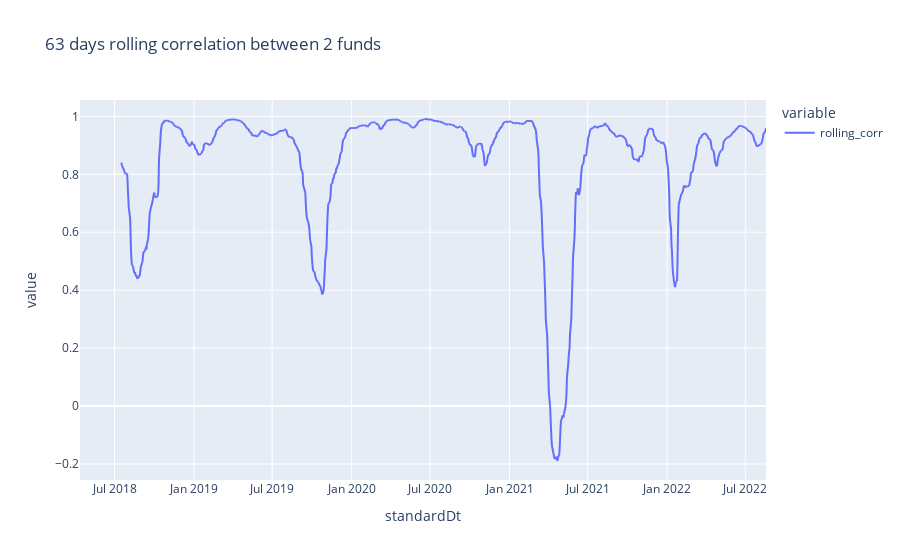

Notebook code for this chart:
### Code cell
px.line(fundAB_df.rolling_corr, title=f"{rolling_days} days rolling correlation between 2 funds")

### Figure 1 — Plotly figure (JSON) as saved in the notebook; plotly's stock layout.template omitted (floating-point values rounded to 4 significant figures; data arrays with more than 128 entries replaced by an {"elided": "..."} marker saying what was removed)
{"data": [{"hovertemplate": "variable=rolling_corr<br>standardDt=%{x}<br>value=%{y}<extra></extra>", "legendgroup": "rolling_corr", "line": {"color": "#636efa", "dash": "solid"}, "marker": {"symbol": "circle"}, "mode": "lines", "name": "rolling_corr", "showlegend": true, "type": "scattergl", "x": {"elided": "1076 str values"}, "xaxis": "x", "y": {"elided": "1076 float values"}, "yaxis": "y"}], "layout": {"legend": {"title": {"text": "variable"}, "tracegroupgap": 0}, "title": {"text": "63 days rolling correlation between 2 funds"}, "xaxis": {"anchor": "y", "domain": [0, 1], "title": {"text": "standardDt"}}, "yaxis": {"anchor": "x", "domain": [0, 1], "title": {"text": "value"}}}}
